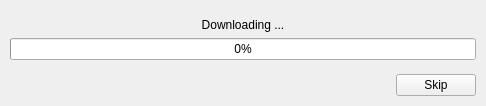
<?xml version="1.0" encoding="UTF-8"?>
<ui version="4.0">
 <class>DownloadingWidget</class>
 <widget class="QWidget" name="DownloadingWidget">
  <property name="geometry">
   <rect>
    <x>0</x>
    <y>0</y>
    <width>486</width>
    <height>106</height>
   </rect>
  </property>
  <property name="windowTitle">
   <string>Form</string>
  </property>
  <layout class="QVBoxLayout" name="verticalLayout_2">
   <property name="leftMargin">
    <number>10</number>
   </property>
   <property name="topMargin">
    <number>10</number>
   </property>
   <property name="rightMargin">
    <number>10</number>
   </property>
   <property name="bottomMargin">
    <number>10</number>
   </property>
   <item>
    <layout class="QVBoxLayout" name="verticalLayout">
     <item>
      <spacer name="verticalSpacer_2">
       <property name="orientation">
        <enum>Qt::Vertical</enum>
       </property>
       <property name="sizeHint" stdset="0">
        <size>
         <width>20</width>
         <height>40</height>
        </size>
       </property>
      </spacer>
     </item>
     <item>
      <widget class="QLabel" name="label">
       <property name="text">
        <string>Downloading ...</string>
       </property>
       <property name="alignment">
        <set>Qt::AlignCenter</set>
       </property>
      </widget>
     </item>
     <item>
      <widget class="QProgressBar" name="progressBar">
       <property name="value">
        <number>0</number>
       </property>
      </widget>
     </item>
     <item>
      <spacer name="verticalSpacer">
       <property name="orientation">
        <enum>Qt::Vertical</enum>
       </property>
       <property name="sizeHint" stdset="0">
        <size>
         <width>20</width>
         <height>40</height>
        </size>
       </property>
      </spacer>
     </item>
     <item>
      <layout class="QHBoxLayout" name="horizontalLayout">
       <item>
        <spacer name="horizontalSpacer">
         <property name="orientation">
          <enum>Qt::Horizontal</enum>
         </property>
         <property name="sizeHint" stdset="0">
          <size>
           <width>40</width>
           <height>20</height>
          </size>
         </property>
        </spacer>
       </item>
       <item>
        <widget class="QPushButton" name="SkipButton">
         <property name="minimumSize">
          <size>
           <width>0</width>
           <height>0</height>
          </size>
         </property>
         <property name="maximumSize">
          <size>
           <width>100</width>
           <height>16777215</height>
          </size>
         </property>
         <property name="text">
          <string>Skip</string>
         </property>
        </widget>
       </item>
      </layout>
     </item>
    </layout>
   </item>
  </layout>
 </widget>
 <resources/>
 <connections/>
</ui>
